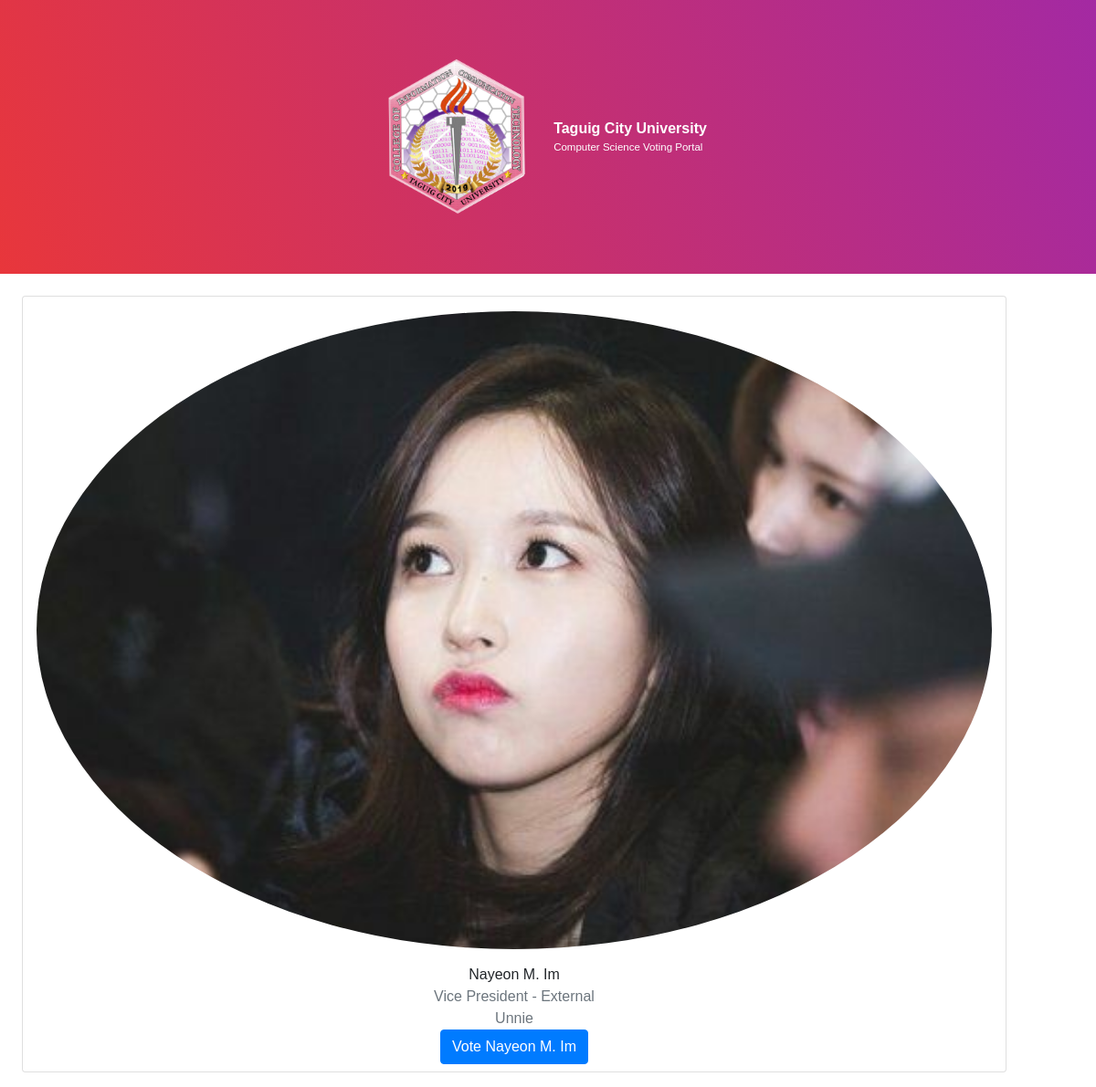
The page /vprese.php on the database its author committed.
### tables this page shows
CREATE TABLE `candidate` (
  `candidatename` varchar(50) NOT NULL,
  `candidatestudentnumber` varchar(50) NOT NULL,
  `candidateage` varchar(50) NOT NULL,
  `candidategender` varchar(10) NOT NULL,
  `candidatecourse` varchar(50) NOT NULL,
  `candidateposition` varchar(50) NOT NULL,
  `candidatepartylist` varchar(50) NOT NULL,
  `candidatepicture` varchar(100) NOT NULL
);

### vprese.php (the view, shortened to what this page needs)
<!DOCTYPE html>
<html lang="en">
<head>
    <link rel="stylesheet" href="https://cdn.jsdelivr.net/npm/bootstrap@4.3.1/dist/css/bootstrap.min.css">
    <link rel="stylesheet" href="/css/vote.css">
</head>
<body>
    <div class="top">
        <div class="logo">
            <img src="/src/cict.png" class="icon">
        </div>
        <div class="name">
            <p class="schoolname">Taguig City University</p>
            <p class="webname">Computer Science Voting Portal</p>
        </div>
    </div><br>
    <div class = "text-center">
        <?php
        include('connection.php');
        $countquery = "SELECT * FROM candidate WHERE candidateposition = 'Vice President - External'";
        $countres = mysqli_query($conn, $countquery);
        while ($getrow = mysqli_fetch_array($countres)) {
            $cname = $getrow["candidatename"];
            $cpos = $getrow["candidateposition"];
            $cstno = $getrow["candidatestudentnumber"];
            $cpartylist = $getrow["candidatepartylist"];
            $imageurl = $getrow["candidatepicture"];
            echo    '<form method = "post">
                <div class="row pb-3 ml-4 mr-0">
                    <div class="col-11 card text-center" style="width: 18rem;">
                            <img src="src/candidate/Vice President - External/' . $imageurl . '" class="card-img-top py-3 rounded-circle" alt="...">
                             <div class="card-body py-0 px-0">
                                <p class="card-text">' . $cname . '</p>
                                <p class="text-secondary">' . $cpos . '</p>
                                <p class="text-secondary">' . $cpartylist . '</p>
                                <button class="btn btn-primary mb-2" type="submit" name = "votevprese" value = "' . $cstno . '" >Vote ' . $cname . ' </button>
                            </div>
                        </div>
                    </div>
                </form>';
        }
        ?>
    </div>
</body>
</html>

### css/vote.css (style rules this page uses)
html { font-size: 1rem; }
body { font-family: Arial, Helvetica, sans-serif; margin: 0 0 0 0; padding: 0 0 0 0; }
p { margin-bottom: 0; }
.webname { font-size: 0.72rem; }
.icon { width: 15vw; }
.top { width: 100%; display: flex; align-items: center; justify-content: center; padding: 5% 0 5% 0; background-image: linear-gradient(247.23deg, #a229a5 -2.25%, #eb3737 104.04%); color: white; column-gap: 1rem; z-index: 2; }
.schoolname { font-weight: bolder; }
.webname, .schoolname { margin-top: 0; margin-bottom: 0; }

### rows shown on the page
candidate: candidatepicture (picture), candidatename "Nayeon M. Im", candidateposition "Vice President - External", candidatepartylist "Unnie"
